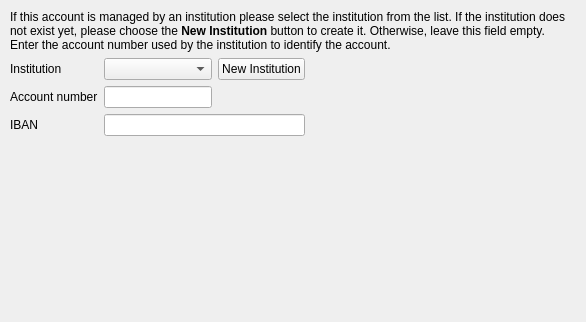
<?xml version="1.0" encoding="UTF-8"?>
<ui version="4.0">
 <class>KInstitutionPageDecl</class>
 <widget class="QWidget" name="KInstitutionPageDecl">
  <property name="geometry">
   <rect>
    <x>0</x>
    <y>0</y>
    <width>586</width>
    <height>322</height>
   </rect>
  </property>
  <layout class="QVBoxLayout">
   <property name="spacing">
    <number>-1</number>
   </property>
   <property name="margin">
    <number>10</number>
   </property>
   <item>
    <widget class="QLabel" name="qLabel1">
     <property name="focusPolicy">
      <enum>Qt::NoFocus</enum>
     </property>
     <property name="text">
      <string>If this account is managed by an institution please select the institution from the list. If the institution does not exist yet, please choose the &lt;b&gt;New Institution&lt;/b&gt; button to create it. Otherwise, leave this field empty.
Enter the account number used by the institution to identify the account.</string>
     </property>
     <property name="wordWrap">
      <bool>true</bool>
     </property>
    </widget>
   </item>
   <item>
    <layout class="QHBoxLayout">
     <property name="spacing">
      <number>-1</number>
     </property>
     <item>
      <layout class="QGridLayout">
       <item row="0" column="0">
        <widget class="QLabel" name="textLabel4">
         <property name="text">
          <string>Institution</string>
         </property>
         <property name="wordWrap">
          <bool>false</bool>
         </property>
        </widget>
       </item>
       <item row="0" column="1">
        <widget class="KComboBox" name="m_institutionComboBox">
         <property name="toolTip">
          <string>Select the institution which manages this account or leave empty</string>
         </property>
        </widget>
       </item>
       <item row="0" column="2">
        <widget class="QPushButton" name="m_newInstitutionButton">
         <property name="text">
          <string>New Institution</string>
         </property>
        </widget>
       </item>
       <item row="1" column="0">
        <widget class="QLabel" name="textLabel5">
         <property name="text">
          <string>Account number</string>
         </property>
         <property name="wordWrap">
          <bool>false</bool>
         </property>
        </widget>
       </item>
       <item row="1" column="1">
        <widget class="KLineEdit" name="m_accountNumber">
         <property name="whatsThis">
          <string>Accounts managed by an institution are usually referenced by a unique number the so called account number. Enter that number here.

KMyMoney currently uses this number only for some online banking functions.</string>
         </property>
        </widget>
       </item>
       <item row="2" column="0">
        <widget class="QLabel" name="textLabel1">
         <property name="text">
          <string>IBAN</string>
         </property>
         <property name="wordWrap">
          <bool>false</bool>
         </property>
        </widget>
       </item>
       <item row="2" column="1" colspan="2">
        <widget class="KLineEdit" name="m_iban">
         <property name="toolTip">
          <string>Enter the International Bank Account Number into this field</string>
         </property>
         <property name="whatsThis">
          <string>You can enter the IBAN (International Bank Account Number) into this field if you know it. Usually, people at your institution can tell you the number or it is printed on your statements.

See also http://en.wikipedia.org/wiki/International_Bank_Account_Number for more information.

KMyMoney keeps this field only for documentation purposes and does not use it otherwise.</string>
         </property>
        </widget>
       </item>
      </layout>
     </item>
     <item>
      <spacer name="spacer16">
       <property name="orientation">
        <enum>Qt::Horizontal</enum>
       </property>
       <property name="sizeType">
        <enum>QSizePolicy::Expanding</enum>
       </property>
       <property name="sizeHint" stdset="0">
        <size>
         <width>132</width>
         <height>20</height>
        </size>
       </property>
      </spacer>
     </item>
    </layout>
   </item>
   <item>
    <spacer name="spacer17">
     <property name="orientation">
      <enum>Qt::Vertical</enum>
     </property>
     <property name="sizeType">
      <enum>QSizePolicy::Expanding</enum>
     </property>
     <property name="sizeHint" stdset="0">
      <size>
       <width>20</width>
       <height>40</height>
      </size>
     </property>
    </spacer>
   </item>
  </layout>
 </widget>
 <layoutdefault spacing="6" margin="11"/>
 <customwidgets>
  <customwidget>
   <class>QPushButton</class>
   <extends>QPushButton</extends>
   <header>kpushbutton.h</header>
  </customwidget>
  <customwidget>
   <class>KLineEdit</class>
   <extends>QLineEdit</extends>
   <header>klineedit.h</header>
  </customwidget>
  <customwidget>
   <class>KComboBox</class>
   <extends>QComboBox</extends>
   <header>kcombobox.h</header>
  </customwidget>
 </customwidgets>
 <resources/>
 <connections/>
</ui>
